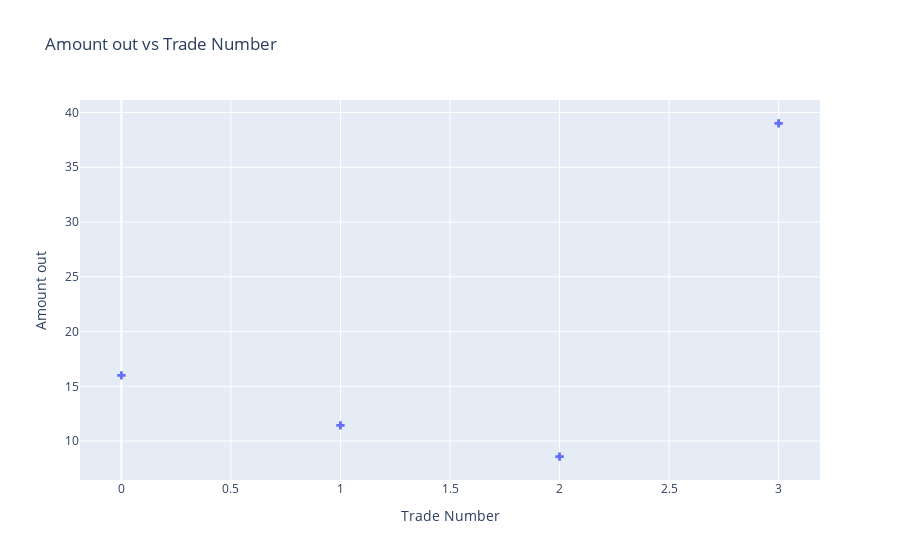

Notebook code for this chart:
### Code cell
usdc_repeats=[0.25,0.25,0.25,0.25]
# We start with a zero fee pool 
pool = v4_gamma_hook_pool(parameters, is_zero_gee=True)

trade_simulation_0_fee = simulate_trade_sequence(
    pool,
    usdc_repeats,
    usdc_repeats,
    parameters
)

fig = get_xy_fig(trade_simulation_0_fee, 'trade_number', 'amount_out', 'Amount out vs Trade Number', 'Trade Number', 'Amount out')
fig.show()

### Figure 1 — Plotly figure (JSON) as saved in the notebook; plotly's stock layout.template omitted (floating-point values rounded to 4 significant figures)
{"data": [{"marker": {"color": "#636EFA", "size": 7, "symbol": "cross"}, "mode": "markers", "name": "v4_gamma_pool_g=0", "type": "scatter", "x": [0, 1, 2, 3], "y": [16.0, 11.44, 8.58, 39.01]}], "layout": {"legend": {"title": {"text": ""}}, "title": {"text": "Amount out vs Trade Number"}, "xaxis": {"title": {"text": "Trade Number"}}, "yaxis": {"title": {"text": "Amount out"}}}}
